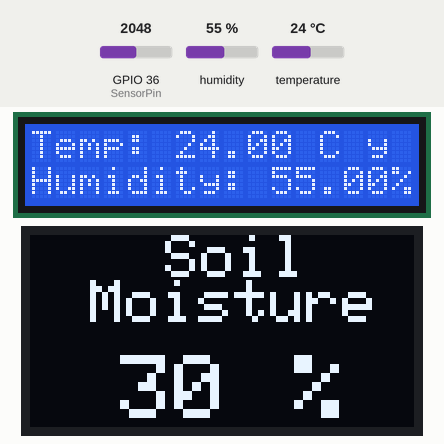
Bench run of a sketch on a simulated ESP32. Parts: 16×2 character LCD, 128×64 one-colour display. The test bench sets the inputs (shaded band); at power-on: GPIO 36 (SensorPin) = 2048, humidity 55 %, temperature 24 °C. Nothing arrives over Bluetooth unless stated; what the sketch prints to the serial monitor is not drawn.

Above: at 1.2 s.
1.3 s: GPIO 36 (SensorPin) set to 2111
At 2.0 s:
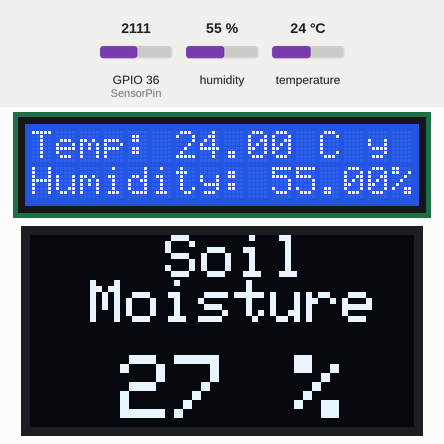
3.0 s: humidity set to 22 %
At 5.4 s:
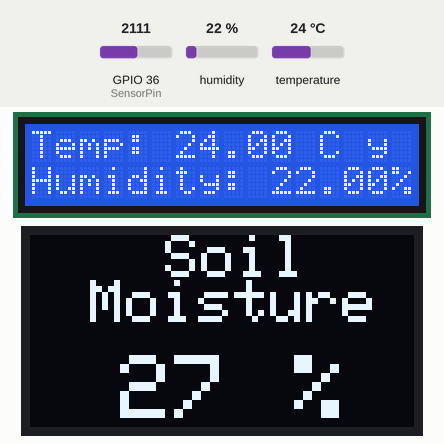
6.1 s: temperature set to 12 °C
At 8.1 s:
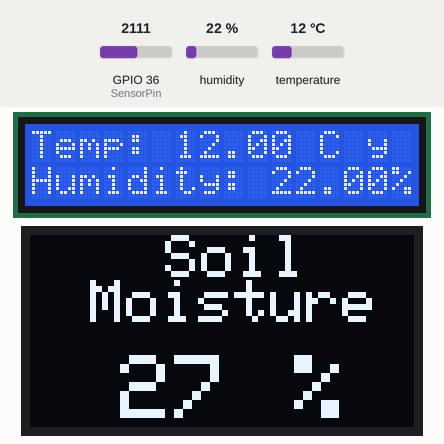
8.4 s: GPIO 36 (SensorPin) set to 2530
At 9.8 s:
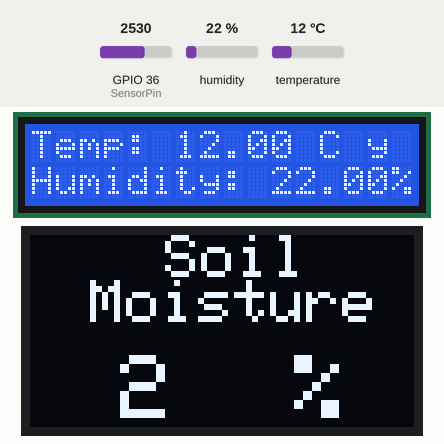
10.1 s: GPIO 36 (SensorPin) set to 2656
At 11.5 s:
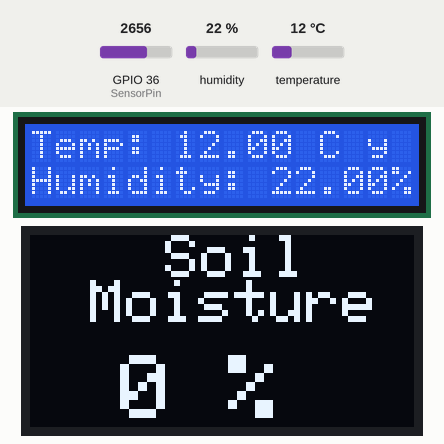
11.8 s: humidity set to 40 %
At 14.5 s:
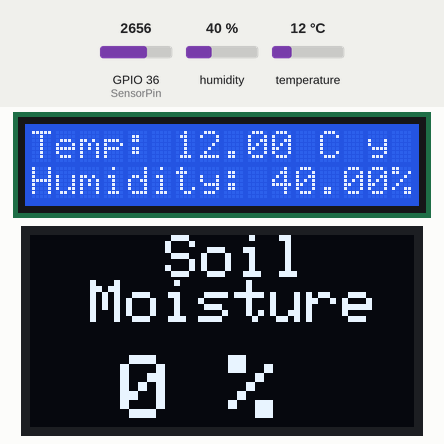
Timing chart, 0 to 16.0 s (numbered marks = the images above; inputs shaded):
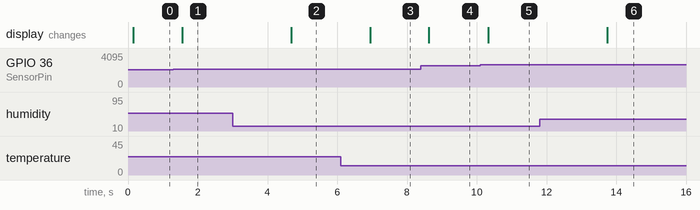

The sketch:

Smart_Garden_75percent_done.ino
```cpp
#include <LiquidCrystal.h>
#include <DHT.h>
#include <BluetoothSerial.h>
#include <SPI.h>
#include <Wire.h>
#include <Adafruit_GFX.h>
#include <Adafruit_SSD1306.h>

LiquidCrystal lcd(25,26,27,14,12,13);
BluetoothSerial SerialBT;
#define DHTPIN 33 // The pin number connected to the DHT11 sensor
#define DHTTYPE DHT11 // The type of DHT sensor
DHT dht(DHTPIN, DHTTYPE);

const int AirValue = 2575;
const int WaterValue = 859;
const int SensorPin = 36;
int soilMoistureValue = 0;
int soilmoisturepercent=0;

#define SCREEN_WIDTH 128 // OLED display width, in pixels
#define SCREEN_HEIGHT 64 // OLED display height, in pixels
#define OLED_RESET -1 // Reset pin #
Adafruit_SSD1306 display(SCREEN_WIDTH, SCREEN_HEIGHT, &Wire, OLED_RESET);

void setup() {
lcd.begin(16, 2);
lcd.clear();
lcd.print("Temp & Humidity");
lcd.setCursor(0,1);
lcd.print("Readings");

Serial.begin(115200);
SerialBT.begin("Bilal's ESP32"); // Name of the device visible to other devices
dht.begin();

display.begin(SSD1306_SWITCHCAPVCC, 0x3C); //initialize with the I2C addr 0x3C (128x64)
}

void loop() {
float temperature = dht.readTemperature();
float humidity = dht.readHumidity();

String data = "Temp: " + String(temperature) + " C\tHumidity: " + String(humidity) + "%";
SerialBT.println(data);
Serial.println(data);

// display the readings on the LCD screen
lcd.setCursor(0, 0);
lcd.print("Temp: ");
lcd.print(temperature);
lcd.print(" C ");
lcd.setCursor(0, 1);
lcd.print("Humidity: ");
lcd.print(humidity);
lcd.print("%");

soilMoistureValue = analogRead(SensorPin); //put Sensor insert into soil
soilmoisturepercent = map(soilMoistureValue, AirValue, WaterValue, 0, 100);
data = "Soil Moisture: " + String(soilmoisturepercent) + "%";
SerialBT.println(data);
Serial.println(data);

display.clearDisplay();
if(soilmoisturepercent > 100) {
Serial.println("100 %");
display.setCursor(45,0); //oled display
display.setTextSize(2);
display.setTextColor(WHITE);
display.println("Soil");
display.setCursor(20,15);
  display.setTextSize(2);
  display.setTextColor(WHITE);
  display.println("Moisture");

  display.setCursor(30,40);  //oled display
  display.setTextSize(3);
  display.setTextColor(WHITE);
  display.println("100 %");
  display.display();

  delay(250);
  display.clearDisplay();
}
else if(soilmoisturepercent <0)
{
  Serial.println("0 %");

  display.setCursor(45,0);  //oled display
  display.setTextSize(2);
  display.setTextColor(WHITE);
  display.println("Soil");
  display.setCursor(20,15);
  display.setTextSize(2);
  display.setTextColor(WHITE);
  display.println("Moisture");

  display.setCursor(30,40);  //oled display
  display.setTextSize(3);
  display.setTextColor(WHITE);
  display.println("0 %");
  display.display();

  delay(250);
  display.clearDisplay();
}
else if(soilmoisturepercent >=0 && soilmoisturepercent <= 100)
{
  Serial.print(soilmoisturepercent);
  Serial.println("%");

  display.setCursor(45,0);  //oled display
  display.setTextSize(2);
  display.setTextColor(WHITE);
  display.println("Soil");
  display.setCursor(20,15);
  display.setTextSize(2);
  display.setTextColor(WHITE);
  display.println("Moisture");

  display.setCursor(30,40);  //oled display
  display.setTextSize(3);
  display.setTextColor(WHITE);
  display.println(soilmoisturepercent);
  display.setCursor(70,40);
  display.setTextSize(3);
  display.println(" %");
  display.display();

  delay(250);
  display.clearDisplay();
}
}
```

Measured:
- the behaviour switches between 2060 and 2061 on GPIO 36 (SensorPin) (found by bisection; images 0 and 1)
- after the input at 1.3 s, the display: changes after 0.25 s (image 1)
- after the input at 3.0 s, the display: changes after 1.7 s (image 2)
- after the input at 6.1 s, the display: changes after 0.85 s (image 3)
- after the input at 8.4 s, the display: changes after 0.23 s (image 4)
- after the input at 10.1 s, the display: changes after 0.23 s (image 5)
- after the input at 11.8 s, the display: changes after 1.9 s (image 6)
